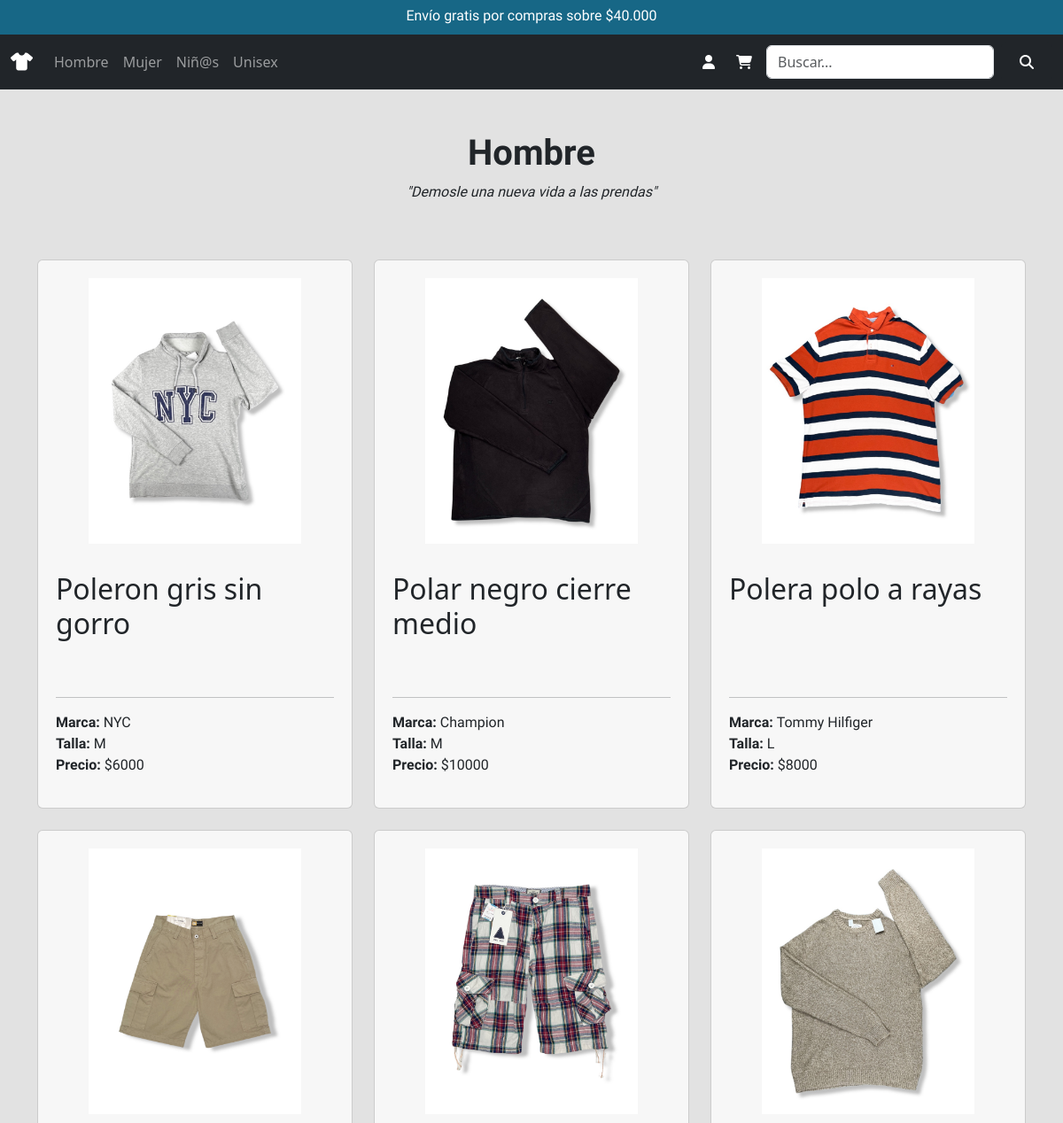
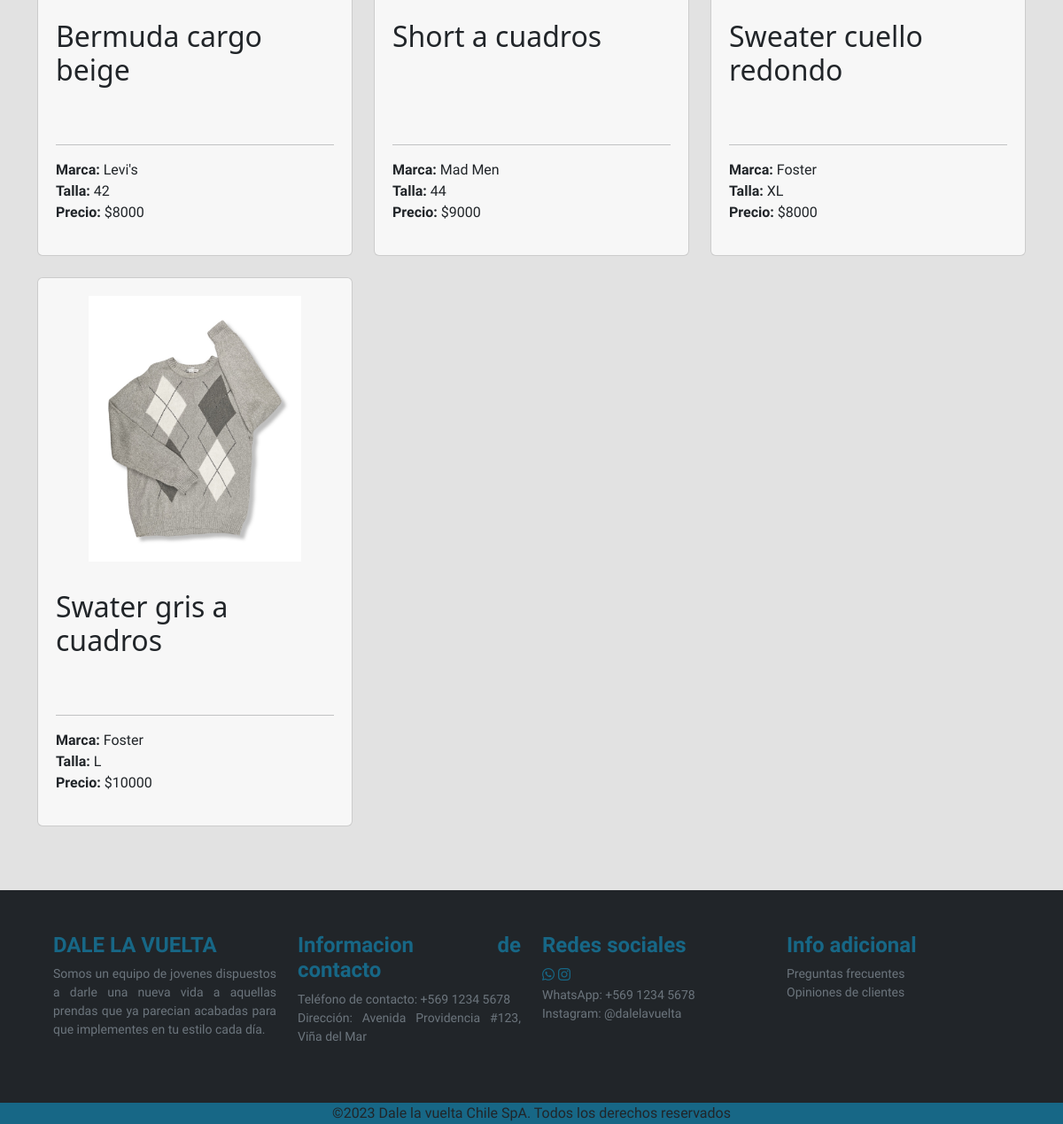
/hombre/, run on the app's committed database (2 pictures, top to bottom).
### venta/models.py (models this page shows, shortened)
class Producto(models.Model):
    id_producto     = models.BigAutoField(db_column='idProducto', primary_key=True)
    id_categoria    = models.ForeignKey('Categoria', on_delete=models.CASCADE, db_column='idCategoria')
    nombre          = models.CharField(max_length=25)
    marca           = models.CharField(max_length=25)
    descripcion     = models.CharField(max_length=200)
    talla           = models.CharField(max_length=4)
    precio          = models.IntegerField()
    stock           = models.IntegerField()
    imagen          = models.ImageField(upload_to='productos/', null=True)

### venta/views.py (the view)
# urls.py: path('hombre/',views.hombre_view,name='hombre'),
def hombre_view(request):
    prodHombre = Producto.objects.filter(id_categoria="1")
    context = {"productos":prodHombre}
    return render(request,"venta/hombre.html",context)

### venta/templates/venta/hombre.html (shortened to what this page needs)
{% load static %}
<!DOCTYPE html>
<html lang="es">
<head>
    <link href="https://cdn.jsdelivr.net/npm/bootstrap@5.3.0-alpha2/dist/css/bootstrap.min.css" rel="stylesheet">
    <link rel="stylesheet" href="{% static 'venta/css/style.css' %}">
</head>
<body>
    <section>
        <header>
            <div>
                <div id="header" class="carousel slide" data-bs-ride="carousel">
                    <div id="fuente-header" class="carousel-inner">
                        <div class="carousel-item active">
                            <h6 class="text-center p-1 pt-2">Envío gratis por compras sobre $40.000</h6>
                        </div>
                    </div>
                </div>
            </div>
            <div class="container-fluid p-0">
                <nav class="navbar navbar-expand-sm navbar-dark bg-dark">
                    <div class="container-fluid">
                        <a class="navbar-brand" href="{% url 'index' %}"><i class="fa-solid fa-shirt"></i></a>
                        <div class="collapse navbar-collapse" id="mynavbar">
                            <ul class="navbar-nav me-auto">
                                <li class="nav-item">
                                    <a class="nav-link" href="{% url 'hombre' %}" id="linkHombre">Hombre</a>
                                </li>
                                <li class="nav-item">
                                    <a class="nav-link" href="{% url 'mujer' %}" id="linkMujer">Mujer</a>
                                </li>
                                <li class="nav-item">
                                    <a class="nav-link" href="{% url 'infantil' %}" id="linkInfantil">Niñ@s</a>
                                </li>
                                <li class="nav-item">
                                    <a class="nav-link" href="{% url 'unisex' %}" id="linkUnisex">Unisex</a>
                                </li>
                            </ul>
                            <div class="d-flex align-items-center text-white">
                                {% if user.is_authenticated %}
                                    <p class="d-flex pt-3 me-2">¡Hola! {{user.username}}</p>
                                    <a class="rounded me-3" href="{% url 'usuario' %}"><i class="fa-solid fa-user p-2 text-white"></i></a>
                                    {% if user.is_staff %}
                                        <a class="rounded me-3" href="{% url 'producto_mod' %}"><i class="fa-solid fa-database text-white"></i></a>
                                    {% endif %}
                                {% else %}
                                    <a class="rounded me-2" href="{% url 'login' %}"><i class="fa-solid fa-user p-2 text-white"></i></a>
                                {% endif %}
                                <a class="rounded me-2" href="{% url 'carrito' %}"><i class="fa-solid fa-cart-shopping p-2 text-white"></i></a>
                            </div>
                            <form class="d-flex align-items-center" action="{% url 'producto_search' %}" method="GET">
                                <input class="form-control me-2" type="search" placeholder="Buscar..." name="prodbuscar">
                                <button type="submit" class="btn btn-dark">
                                    <i class="fa-solid fa-magnifying-glass p-2 text-white"></i>
                                </button>
                            </form>
                        </div>
                    </div>
                </nav>
            </div>
        </header>
        <div id="fuente-titulo" class="p-5 text-center">
            <h1 class="fw-bold fs">Hombre</h1>
            <p class="fst-italic">"Demosle una nueva vida a las prendas"</p>
        </div>
        <div class="container">
            <div class="row gy-4">
                {% for i in productos %}
                <div class="col-lg-4 col-md-6 col-sm-12">
                    <div class="producto card h-100 flex-column d-flex flex-grow-1">
                        <a href="{% url 'detalle' pk=i.id_producto %}"><img src="{{i.imagen.url}}" width="240" height="300"></a>
                        <br>
                        <h2 class="pt-2 ">{{i.nombre}}</h2>
                        <div class="mt-auto">
                            <hr>
                            <p class="mt-0 mb-0 fw-bold">Marca: <span class="fw-normal">{{i.marca}}</span></p>
                            <p class="mt-0 mb-0 fw-bold">Talla: <span class="fw-normal">{{i.talla}}</span></p>
                            <p class="mt-0 fw-bold">Precio: <span class="fw-normal">${{i.precio}}</span></p>
                        </div>
                    </div>
                </div>
                {% endfor %}
            </div>
        </div>
        <br>
        <br>
        <br>
        <footer id="fuente-footer" class="row p-5 ancho-total m-0">
            <div class="col-xs-12 col-md-6 col-lg-3">
                <h4 class="fw-bold">DALE LA VUELTA</h4>
                <p class="m-0 small text-secondary">Somos un equipo de jovenes dispuestos a darle una nueva vida a aquellas prendas que ya parecian acabadas para que implementes en tu estilo cada día.</p>
            </div>
            <div class="col-xs-12 col-md-6 col-lg-3">
                <h4 class="fw-bold">Informacion de contacto</h4>
                <p class="m-0 small text-secondary">Teléfono de contacto: +569 1234 5678</p>
                <p class="small text-secondary">Dirección: Avenida Providencia #123, Viña del Mar</p>
            </div>
            <div class="col-xs-12 col-md-6 col-lg-3">
                <h4 class="fw-bold">Redes sociales</h4>
                <i id="animacion" class="fa-brands fa-whatsapp pe-1 animacion"></i><i class="fa-brands fa-instagram animacion"></i>
                <p class="m-0 small text-secondary">WhatsApp: +569 1234 5678</p>
                <p class="small text-secondary">Instagram: @dalelavuelta</p>
            </div>
            <div class="col-xs-12 col-md-6 col-lg-3">
                <h4 class="fw-bold">Info adicional</h4>
                <p class="m-0 small text-secondary animacion">Preguntas frecuentes</p>
                <p class="small text-secondary animacion">Opiniones de clientes</p>
            </div>
        </footer>
        <div class="container-fluid text-center color-footer">
            <p class="m-0">©2023 Dale la vuelta Chile SpA. Todos los derechos reservados</p>
        </div>
    </section>
</body>
</html>

### venta/static/venta/CSS/style.css (style rules this page uses)
* { margin: 0; }
body { background-color: #e2e2e2; width: 100%; }
header { background-color: #176786; height: 15%; width: 100%; }
footer { background-color: #212529; height: 10%; }
p { font-family: 'Assistant', sans-serif; }
#fuente-header { font-family: 'Signika', sans-serif; color: #ffffff; }
#fuente-titulo { font-family: 'Josefin Sans', sans-serif; }
#fuente-footer { font-family: 'Signika', sans-serif; color: #176786; text-align: justify; }
.color-footer { background-color: #176786; }
.ancho-total { width: 100%; }
.producto { flex-basis: calc(50% - 20px); margin-bottom: 40px; background-color: #f7f7f7; padding: 20px; box-sizing: border-box; }
.producto img { display: block; margin: 0 auto; }

### data on the page
Producto: imagen (picture), nombre "Poleron gris sin gorro", marca "NYC", talla "M", precio "6000"
Producto: imagen (picture), nombre "Polar negro cierre medio", marca "Champion", talla "M", precio "10000"
Producto: imagen (picture), nombre "Polera polo a rayas", marca "Tommy Hilfiger", talla "L", precio "8000"
Producto: imagen (picture), nombre "Bermuda cargo beige", marca "Levi's", talla "42", precio "8000"
Producto: imagen (picture), nombre "Short a cuadros", marca "Mad Men", talla "44", precio "9000"
Producto: imagen (picture), nombre "Sweater cuello redondo", marca "Foster", talla "XL", precio "8000"
Producto: imagen (picture), nombre "Swater gris a cuadros", marca "Foster", talla "L", precio "10000"
